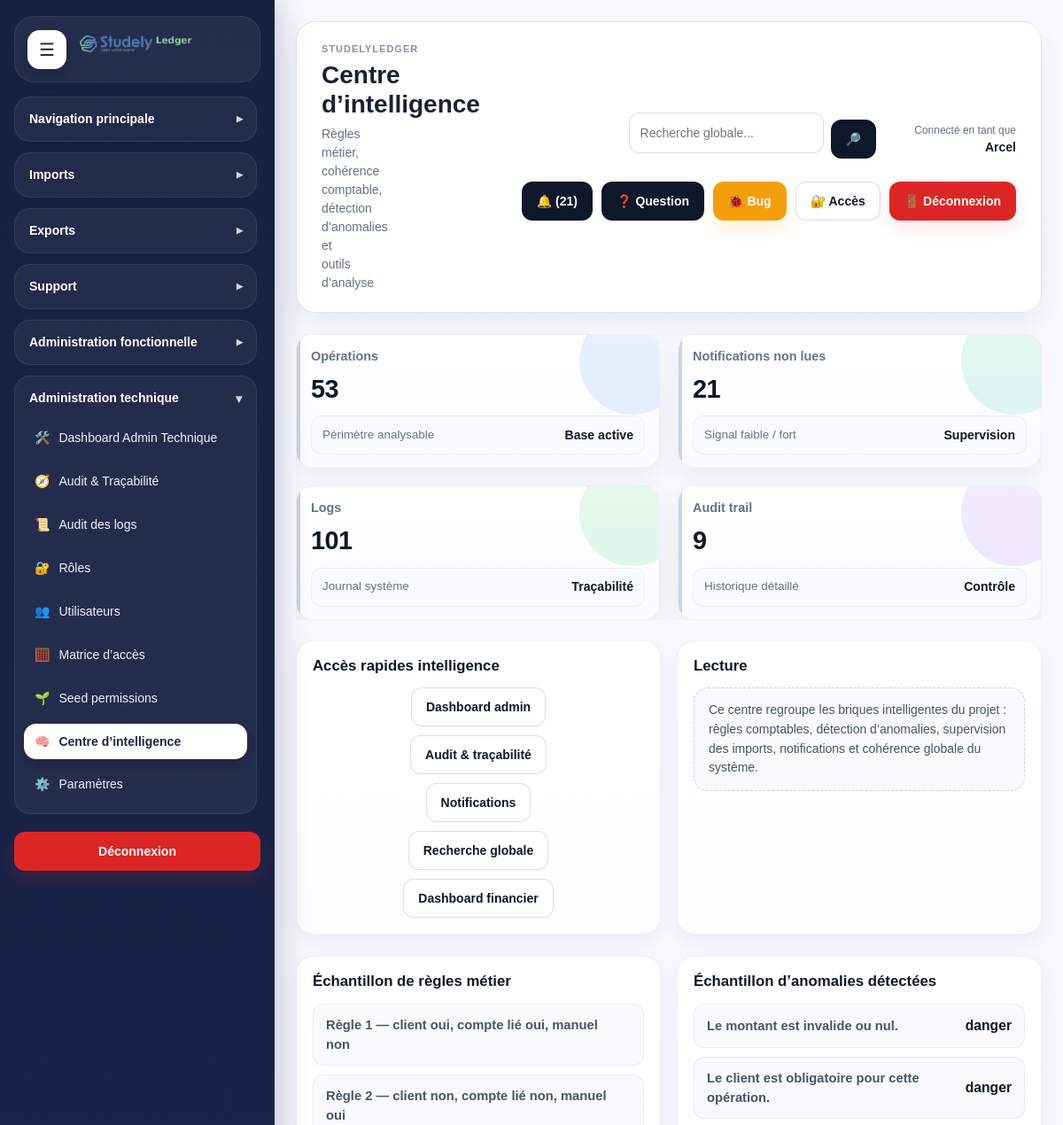
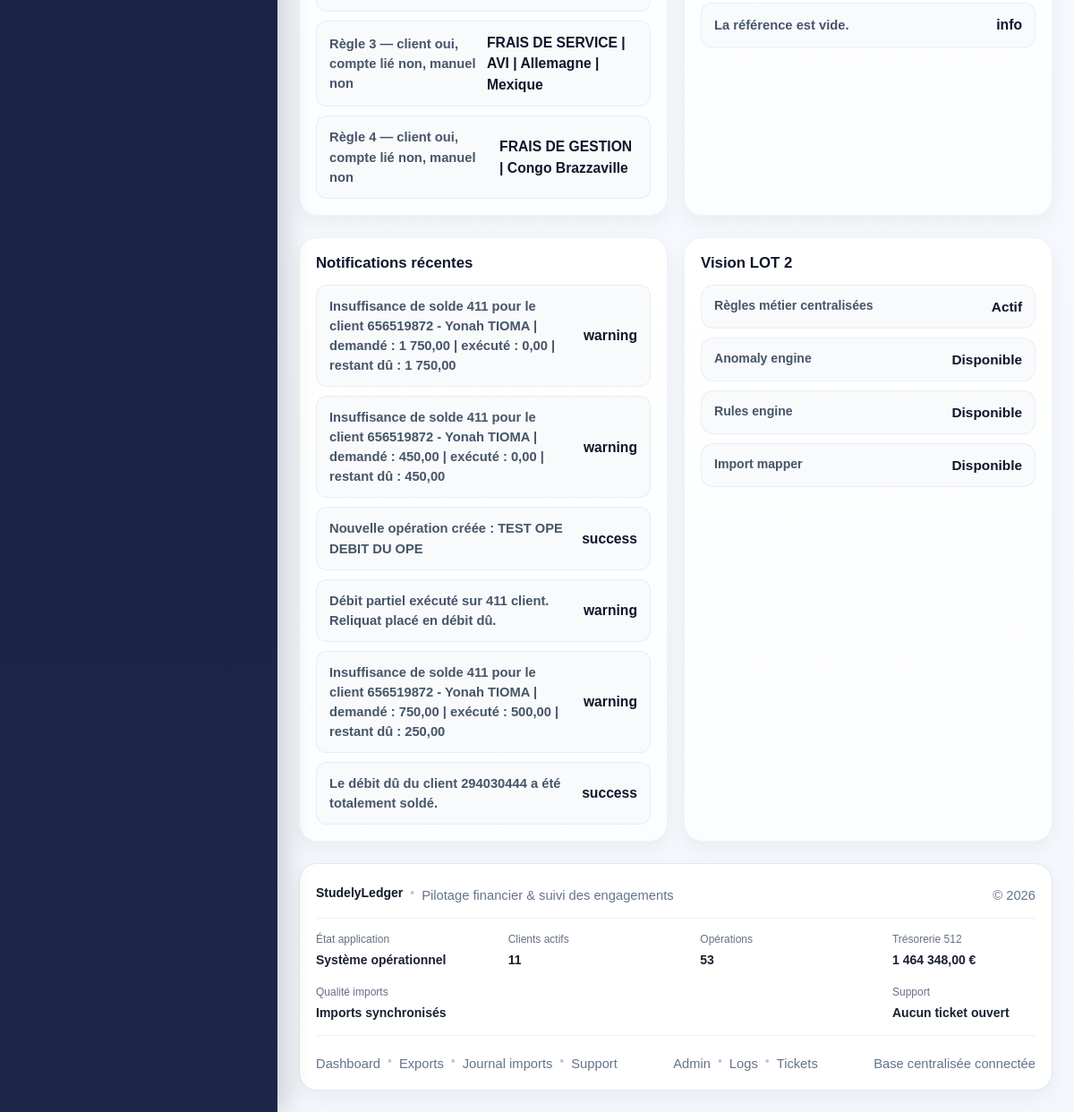
Screenshot of /modules/admin/intelligence_center.php (signed in) with the database file from the repository (2 pictures, top to bottom).
### tables this page shows
CREATE TABLE `notifications` (
  `id` int(11) NOT NULL,
  `type` varchar(100) NOT NULL,
  `message` varchar(255) NOT NULL,
  `level` enum('info','success','warning','danger') NOT NULL DEFAULT 'info',
  `link_url` varchar(255) DEFAULT NULL,
  `entity_type` varchar(100) DEFAULT NULL,
  `entity_id` int(11) DEFAULT NULL,
  `is_read` tinyint(1) NOT NULL DEFAULT 0,
  `created_by` int(11) DEFAULT NULL,
  `created_at` datetime NOT NULL DEFAULT current_timestamp(),
  `updated_at` datetime DEFAULT NULL
);

### modules/admin/intelligence_center.php (the view, shortened to what the rows shown need)
<?php
$pdo = getPDO();
require_once __DIR__ . '/../../includes/admin_functions.php';
$recentNotifications = function_exists('getUnreadNotifications')
    ? getUnreadNotifications($pdo, 6)
    : [];
require_once __DIR__ . '/../../includes/document_start.php';
?>
<div class="layout">
    <div class="main">
        <?php require_once __DIR__ . '/../../includes/header.php'; ?>
        <div class="dashboard-grid-2 dashboard-section-spacing">
            <div class="card">
                <?php if ($recentNotifications): ?>
                    <div class="sl-anomaly-list">
                        <?php foreach ($recentNotifications as $item): ?>
                            <div class="sl-anomaly-list__item">
                                <span class="sl-anomaly-list__label">
                                    <?= e((string)($item['message'] ?? '')) ?>
                                </span>
                                <strong class="sl-anomaly-list__value">
                                    <?= e((string)($item['level'] ?? 'info')) ?>
                                </strong>
                            </div>
                        <?php endforeach; ?>
                    </div>
                <?php else: ?>
                    <p class="muted">Aucune notification non lue.</p>
                <?php endif; ?>
            </div>
        </div>
    </div>
</div>
<?php require_once __DIR__ . '/../../includes/document_end.php'; ?>

### rows the page displays
notifications: message "Insuffisance de solde 411 pour le client 656519872 - Yonah TIOMA | demandé : 1 750,00 | exécuté : 0,00 | restant dû : 1 750,00", level "warning"
notifications: message "Insuffisance de solde 411 pour le client 656519872 - Yonah TIOMA | demandé : 450,00 | exécuté : 0,00 | restant dû : 450,00", level "warning"
notifications: message "Nouvelle opération créée : TEST OPE DEBIT DU OPE", level "success"
notifications: message "Débit partiel exécuté sur 411 client. Reliquat placé en débit dû.", level "warning"
notifications: message "Insuffisance de solde 411 pour le client 656519872 - Yonah TIOMA | demandé : 750,00 | exécuté : 500,00 | restant dû : 250,00", level "warning"
notifications: message "Le débit dû du client 294030444 a été totalement soldé.", level "success"

### other values shown
APP_NAME "STUDELYLEDGER"
$title "Centre d’intelligence"
$subtitle "Règles métier, cohérence comptable, détection d’anomalies et outils d’analyse"
$currentUser "Arcel"
$notificationCount "21"
$totalOperations "53"
$totalNotificationsUnread "21"
$totalLogs "101"
$totalAuditTrail "9"
$rule['service_account_search_text'] "FRAIS DE SERVICE | AVI | Allemagne | Mexique"
$rule['service_account_search_text'] "FRAIS DE GESTION | Congo Brazzaville"
$anomaly['message'] "Le montant est invalide ou nul."
$anomaly['level'] "danger"
$anomaly['message'] "Le client est obligatoire pour cette opération."
$anomaly['message'] "La référence est vide."
